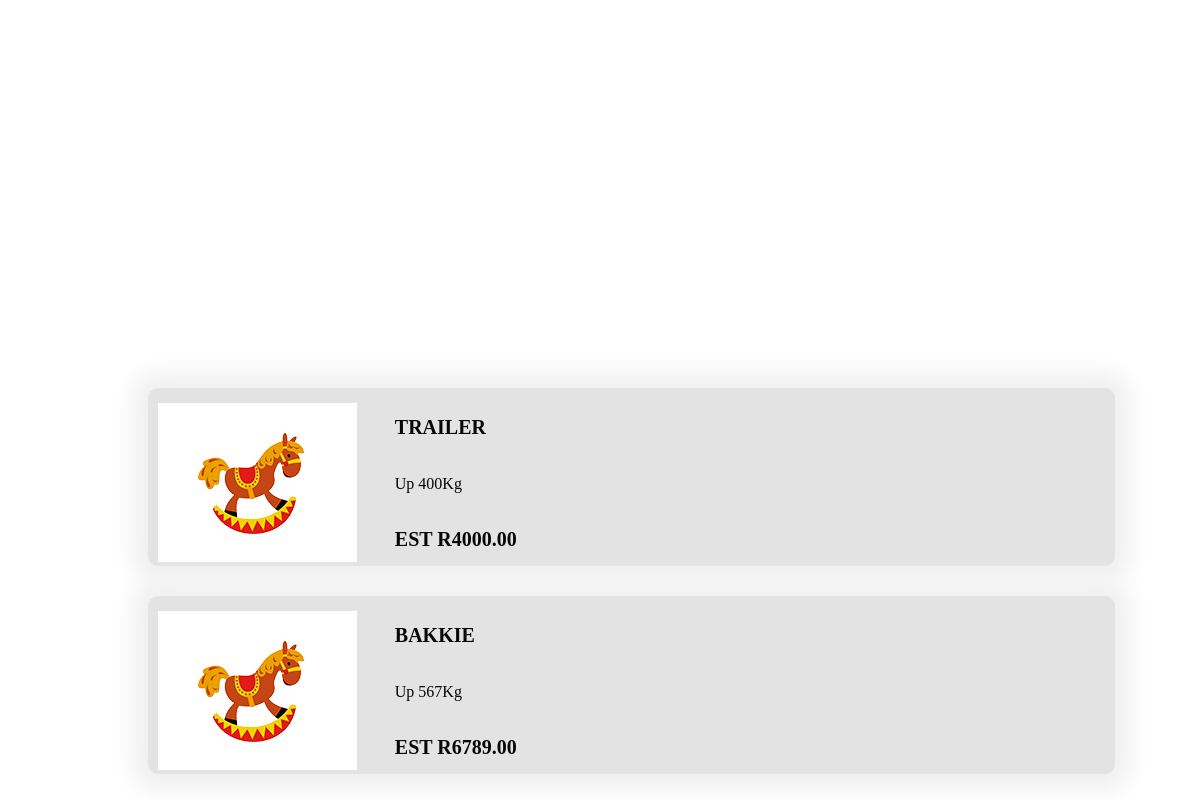
/Drivers/show, run on an earlier commit of the app's database.
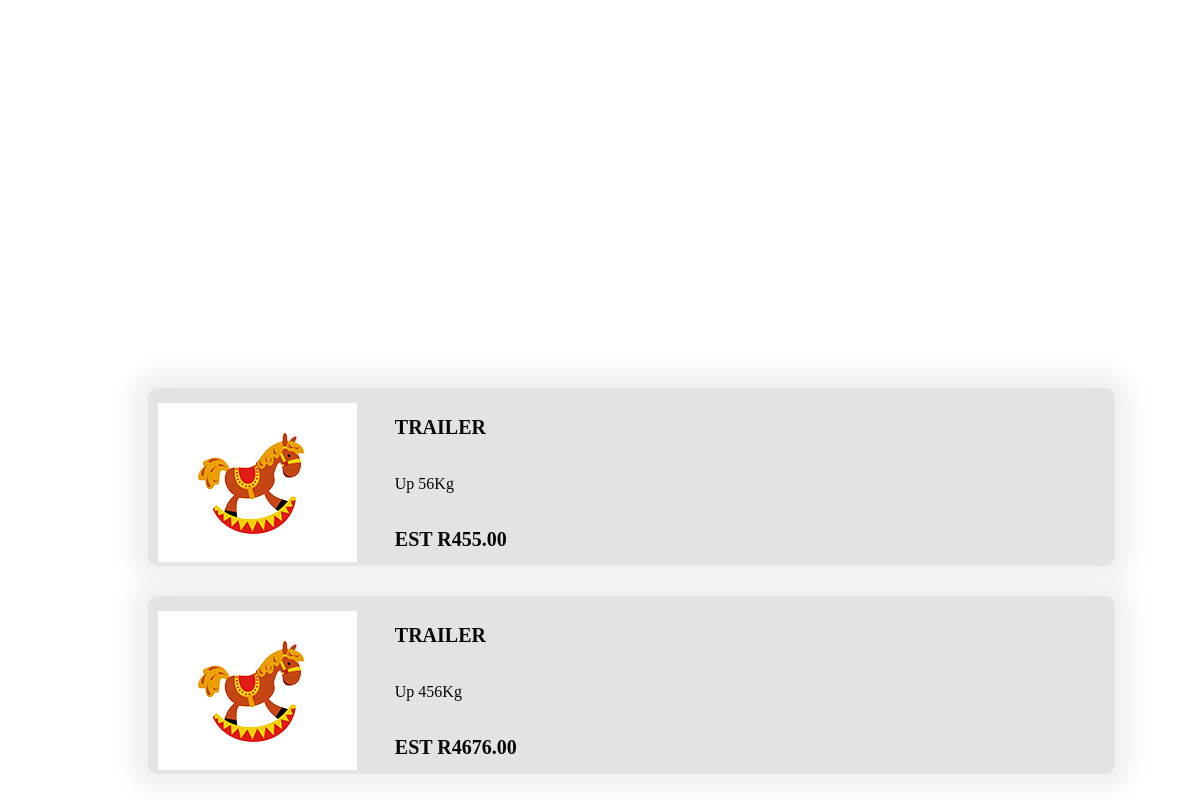
And on a later commit of the database.
### Driver/models.py (models this page shows, shortened)
class Vihicle(models.Model):
    Trailer ='Trailer'
    Bakkie ='Bakkie'
    Truck ='Truck'
    transportationChoice = [
        (Trailer,'Trailer'),
        (Bakkie,'Bakkie'),
        (Truck ,'Truck')
    ]
    transportation = models.CharField(max_length=7,choices=transportationChoice, default=Trailer )
    price = models.DecimalField(max_digits=6,decimal_places=2)
    weight = models.IntegerField()
    car_registration= models.ForeignKey(Driver ,on_delete=models.PROTECT)

### Driver/views.py (the view)
# urls.py: path("show",views.displayVihicle,name="show"),
def displayVihicle(request):
    items = Vihicle.objects.all()
    context = {
        "items":items
    }
    return render(request,"chooseride.html",context)

### templates/chooseride.html (shortened to what this page needs)
{% load static %}
<!DOCTYPE html>
<html lang="en">
   <head>
      <link rel="stylesheet" href= '{% static "ride.css" %}'>
      <link href='https://api.mapbox.com/mapbox-gl-js/v2.9.1/mapbox-gl.css' rel='stylesheet' />
   </head>
   <body>
         <div id='map' style='width: 100%; height: 300px;'></div>
         {% for item in items %}
         <div class="container" style="padding-bottom: 10%;">
            <div class="services_section_2">
               <div class="news_main" onclick="details()">
                  <div class="news_section_left">
                     <div class="image_2"><img src='{% static "images/img-7.png" %}'></div>
                  </div>
                  <div class="news_section_right" >
                     <h1 class="great_text">{{item.transportation}}</h1>
                     <p class="dolor_text">Up {{item.weight}}Kg</p>
                     <h1 class="great_text">est R{{item.price}}</h1>
                  </div>
               </div>
            </div>
         </div>
         {% endfor %}
   </body>
</html>

What changed in the data, as far as the page shows it:
removed Vihicle: transportation "BAKKIE", weight "567", price "6789.00"
added Vihicle: transportation "TRAILER", weight "56", price "455.00"
changed Vihicle (number 2 of 2 on the later page): weight "400" → "456"; price "4000.00" → "4676.00"
